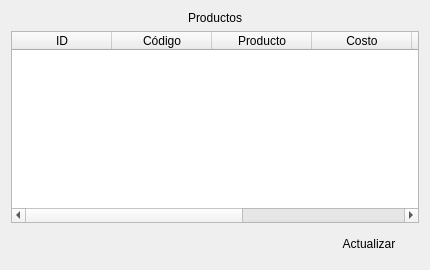
               <widget class="QWidget" name="page_inventario">
                <layout class="QVBoxLayout" name="verticalLayout_4">
                 <item>
                  <widget class="QLabel" name="label_62">
                   <property name="styleSheet">
                    <string notr="true">font: 75 12pt &quot;Open Sans Semibold&quot;</string>
                   </property>
                   <property name="text">
                    <string>Productos</string>
                   </property>
                   <property name="alignment">
                    <set>Qt::AlignCenter</set>
                   </property>
                  </widget>
                 </item>
                 <item>
                  <widget class="QTableWidget" name="tableWidget">
                   <column>
                    <property name="text">
                     <string>ID</string>
                    </property>
                   </column>
                   <column>
                    <property name="text">
                     <string>Código</string>
                    </property>
                   </column>
                   <column>
                    <property name="text">
                     <string>Producto</string>
                    </property>
                   </column>
                   <column>
                    <property name="text">
                     <string>Costo</string>
                    </property>
                   </column>
                   <column>
                    <property name="text">
                     <string>Precio</string>
                    </property>
                   </column>
                   <column>
                    <property name="text">
                     <string>Existencia</string>
                    </property>
                   </column>
                   <column>
                    <property name="text">
                     <string>Costo Total</string>
                    </property>
                   </column>
                  </widget>
                 </item>
                 <item>
                  <layout class="QHBoxLayout" name="horizontalLayout_4">
                   <item>
                    <spacer name="horizontalSpacer_2">
                     <property name="orientation">
                      <enum>Qt::Horizontal</enum>
                     </property>
                     <property name="sizeHint" stdset="0">
                      <size>
                       <width>308</width>
                       <height>13</height>
                      </size>
                     </property>
                    </spacer>
                   </item>
                   <item>
                    <widget class="QPushButton" name="actualizar">
                     <property name="minimumSize">
                      <size>
                       <width>100</width>
                       <height>30</height>
                      </size>
                     </property>
                     <property name="styleSheet">
                      <string notr="true">QPushButton{
border:Opx;
}

QPushButton:hover{
background-color: rgb(51, 157, 255);
font: 75 8pt &quot;Open Sans Semibold&quot;;
}</string>
                     </property>
                     <property name="text">
                      <string>Actualizar</string>
                     </property>
                    </widget>
                   </item>
                  </layout>
                 </item>
                </layout>
               </widget>
